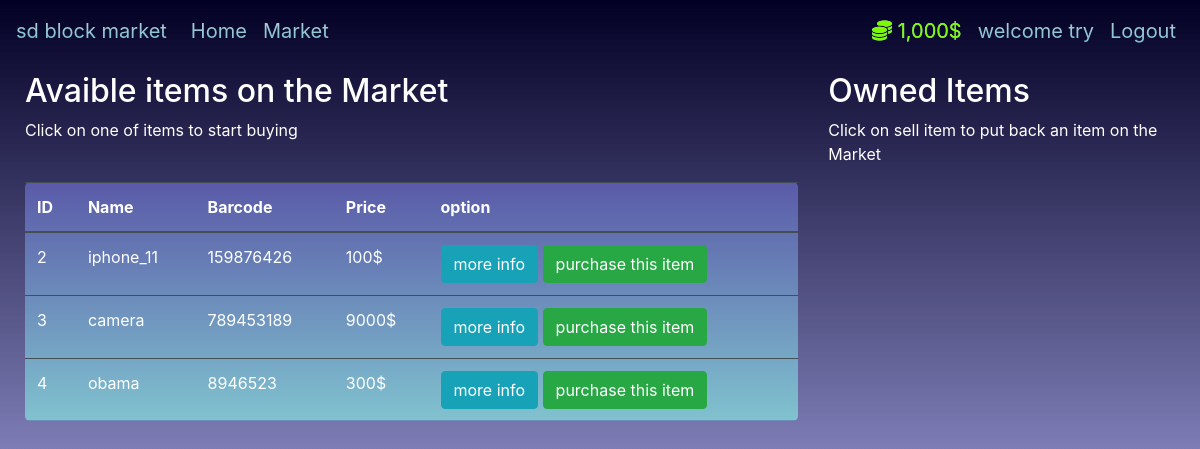
Before: /market (signed in) with the older database file.
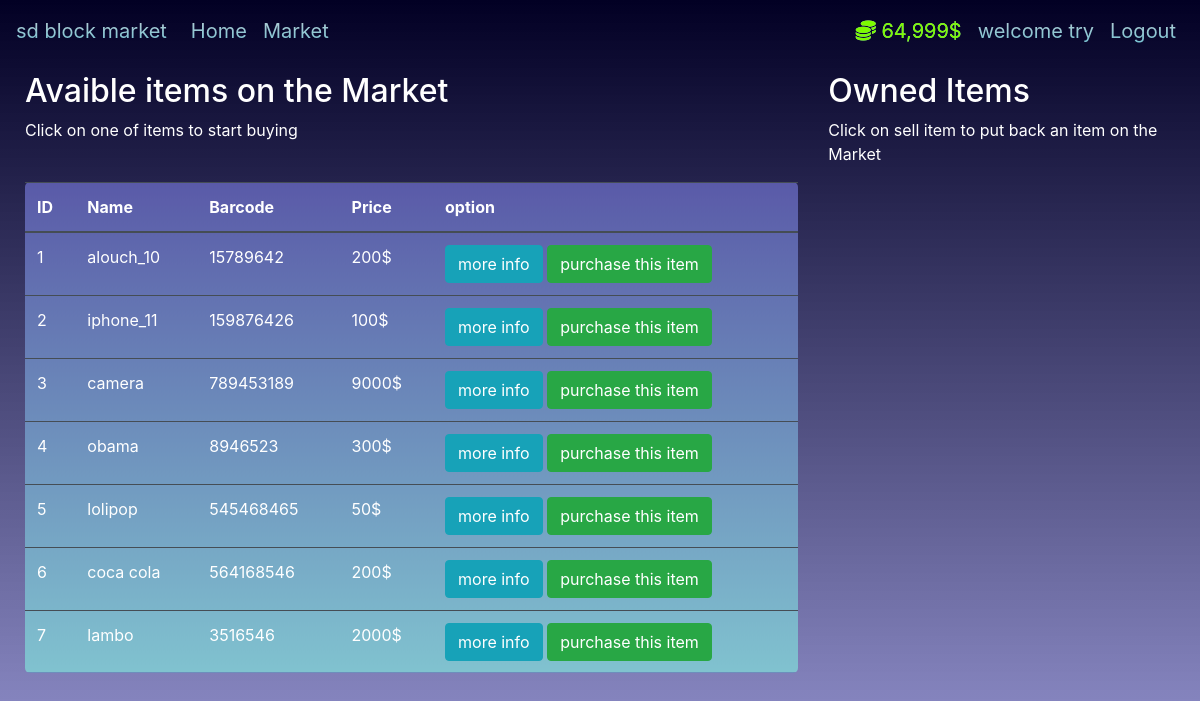
After: the same page with the newer database file.
### market/models.py (models this page shows, shortened)
class User(db.Model, UserMixin):
        id = db.Column(db.Integer(), primary_key=True)
        username = db.Column(db.String(length=30), unique=True, nullable=False)
        email_address = db.Column(db.String(60), nullable=False, unique=True)
        password_hash = db.Column(db.String(length=60), nullable=False)
        budget = db.Column(db.Integer(), nullable=False, default=1000)
        items = db.relationship('Item', backref='owned_user', lazy=True)
        @property
        def prettier_budget(self):
                if len(str(self.budget)) >= 4:
                        return  f'{str(self.budget)[:-3]},{str(self.budget)[-3:]}$'
                else:
                        return f'{self.budget}$'
        @property
        def password(self):
                return self.password

class Item(db.Model):
        id = db.Column(db.Integer(), primary_key=True)
        name = db.Column(db.String(length=30), nullable=False, unique=True)
        price = db.Column(db.Integer(), nullable=False)
        barcode = db.Column(db.String(length=12), nullable=False, unique=True)
        description = db.Column(db.String(length=1024), nullable=False, unique=True)
        owner = db.Column(db.Integer(), db.ForeignKey('user.id'))

### market/routes.py (the view, shortened to what this page needs)
@app.route('/market', methods=['GET','POST'])
@login_required
def market_page():
        purchase_form = PurchaseItemForm()
        selling_form = SellItemForm()
        if request.method == 'GET':
                items = Item.query.filter_by(owner=None)
                owned_items = Item.query.filter_by(owner=current_user.id)
                return render_template('market.html', items=items , purchase_form=purchase_form, owned_items=owned_items, selling_form=selling_form)

### market/models.py (called while the page is built)
@login_manager.user_loader
def load_user(user_id):
        return User.query.get(int(user_id))

### market/templates/market.html (shortened to what this page needs)
{% extends 'base.html' %}
{% block content %}
<div class="row" style="margin-top:10px; margin-left:10px">
   <div class="col-8">
      <h2>Avaible items on the Market</h2>
      <p>Click on one of items to start buying</p>
      <br>
      <table class="table table-hover table-dark" style="border-radius: 5px;background: rgb(2,0,36);
background: linear-gradient(180deg, rgba(2,0,36,0.40379901960784315) 0%, rgba(90,90,168,1) 0%, rgba(128,194,207,1) 100%);">
         <thead>
            <tr>
               <th scope="col">ID</th>
               <th scope="col">Name</th>
               <th scope="col">Barcode</th>
               <th scope="col">Price</th>
               <th scope="col">option</th>
            </tr>
         </thead>
         <tbody>
            {% for item in items %}
            <tr>
               <td>{{ item.id }}</td>
               <td>{{ item.name}}</td>
               <td>{{ item.barcode }}</td>
               <td>{{ item.price }}$</td>
               <td>
                  <button class="btn btn-outline btn-info" data-toggle="modal" data-target="#Modal-MoreInfo-{{ item.id }}">more info</button>
                  <button class="btn btn-outline btn-success" data-toggle="modal" data-target="#Modal-Purchase-Confirm-{{ item.id }}">
                      purchase this item
		  </button>
               </td>
            </tr>
            {% endfor %}
         </tbody>
      </table>
   </div>
   <div class="col-4">
      <h2>Owned Items </h2>
      <p>Click on sell item to put back an item on the Market</p>
      <br>
   </div>
</div>
{% endblock %}

### market/templates/base.html (shortened to what this page needs)
<!doctype html>
<html lang="en">
   <head>
      <link rel="stylesheet" href="https://cdn.jsdelivr.net/npm/bootstrap@4.5.3/dist/css/bootstrap.min.css">
   </head>
   <body>
    <nav class="navbar navbar-expand-md navbar-dark" styel=" background: rgb(2,0,36);
background: linear-gradient(4deg, rgba(2,0,36,1) 46%, rgba(44,43,105,0.6586834562926733) 100%); ">
      <a class="navbar-brand" herf="#">sd block market</a>
      <div class="collapse navbar-collapse" id="navbarNav">
        <ul class="navbar-nav mr-auto">
          <li class="nav-item active">
            <a class="nav-link" href="{{ url_for('home_page')}}">Home <span class="sr-only">(current)</span></a>
          </li>
          <li class="nav-item">
            <a class="nav-link" href="{{ url_for('market_page')}}">Market</a>
          </li>
        </ul>
	  {% if current_user.is_authenticated  %}
            <ul class="navbar-nav">
              <li class="nav-item">
                <a id="coins-color" class="nav-link" >
                <i class="fas fa-coins">
                </i>
		{{current_user.prettier_budget }}
	        </a>
              </li>
              <li class="nav-item">
                <a class="nav-link">welcome {{ current_user.username }}</a>
              </li>
              <li class="nav-item">
                <a class="nav-link" href="{{ url_for('logout_page') }}">Logout</a>
              </li>
           </ul>
	  {% endif %}
      </div>
    </nav>
      {% block content %}
      {% endblock %}
   </body>
<br>
<br>
<br>
<br>
</html>

### market/templates/base.html (style rules this page uses)
body { background: rgb(2,0,36); background: linear-gradient(180deg, rgba(2,0,36,1) 0%, rgba(93,92,184,0.6586834562926733) 100%); color: white }
a { font-size: 20px; background: -webkit-linear-gradient(#d0d0d4, #5dbfd2); -webkit-background-clip: text; -webkit-text-fill-color: transparent; }
#coins-color { -webkit-text-fill-color: lawngreen; font-weigth: bold }

Changed rows visible on the page:
changed User "try": prettier_budget "1,000$" → "64,999$"
now on this page (row edited): Item: id "1", name "alouch_10", barcode "15789642", price "200"
added Item: id "5", name "lolipop", barcode "545468465", price "50"
added Item: id "6", name "coca cola", barcode "564168546", price "200"
added Item: id "7", name "lambo", barcode "3516546", price "2000"
